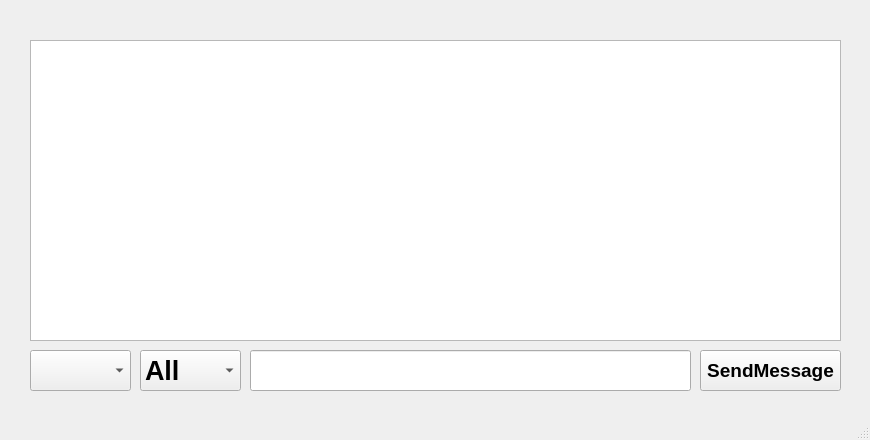
<?xml version="1.0" encoding="UTF-8"?>
<ui version="4.0">
 <class>MainWindow</class>
 <widget class="QMainWindow" name="MainWindow">
  <property name="geometry">
   <rect>
    <x>0</x>
    <y>0</y>
    <width>870</width>
    <height>440</height>
   </rect>
  </property>
  <property name="windowTitle">
   <string>MainWindow</string>
  </property>
  <widget class="QWidget" name="centralwidget">
   <widget class="QTextEdit" name="textEdit_Client_Messages">
    <property name="geometry">
     <rect>
      <x>30</x>
      <y>40</y>
      <width>811</width>
      <height>301</height>
     </rect>
    </property>
    <property name="sizePolicy">
     <sizepolicy hsizetype="Expanding" vsizetype="Preferred">
      <horstretch>0</horstretch>
      <verstretch>0</verstretch>
     </sizepolicy>
    </property>
    <property name="font">
     <font>
      <pointsize>15</pointsize>
      <bold>true</bold>
     </font>
    </property>
   </widget>
   <widget class="QComboBox" name="comboBox_Client_List">
    <property name="geometry">
     <rect>
      <x>30</x>
      <y>350</y>
      <width>101</width>
      <height>41</height>
     </rect>
    </property>
    <property name="sizePolicy">
     <sizepolicy hsizetype="Preferred" vsizetype="Preferred">
      <horstretch>0</horstretch>
      <verstretch>0</verstretch>
     </sizepolicy>
    </property>
    <property name="font">
     <font>
      <pointsize>20</pointsize>
      <bold>true</bold>
     </font>
    </property>
   </widget>
   <widget class="QComboBox" name="comboBox_Send_Message_Type">
    <property name="geometry">
     <rect>
      <x>140</x>
      <y>350</y>
      <width>101</width>
      <height>41</height>
     </rect>
    </property>
    <property name="font">
     <font>
      <pointsize>20</pointsize>
      <bold>true</bold>
     </font>
    </property>
    <item>
     <property name="text">
      <string>All</string>
     </property>
    </item>
    <item>
     <property name="text">
      <string>Individual</string>
     </property>
    </item>
   </widget>
   <widget class="QLineEdit" name="lineEdit_Message_For_Client">
    <property name="geometry">
     <rect>
      <x>250</x>
      <y>350</y>
      <width>441</width>
      <height>41</height>
     </rect>
    </property>
    <property name="font">
     <font>
      <pointsize>20</pointsize>
      <bold>true</bold>
     </font>
    </property>
   </widget>
   <widget class="QPushButton" name="pushButton_Send">
    <property name="geometry">
     <rect>
      <x>700</x>
      <y>350</y>
      <width>141</width>
      <height>41</height>
     </rect>
    </property>
    <property name="font">
     <font>
      <pointsize>14</pointsize>
      <bold>true</bold>
     </font>
    </property>
    <property name="text">
     <string>SendMessage</string>
    </property>
   </widget>
  </widget>
  <widget class="QMenuBar" name="menubar">
   <property name="geometry">
    <rect>
     <x>0</x>
     <y>0</y>
     <width>870</width>
     <height>22</height>
    </rect>
   </property>
  </widget>
  <widget class="QStatusBar" name="statusbar"/>
 </widget>
 <resources/>
 <connections/>
</ui>
